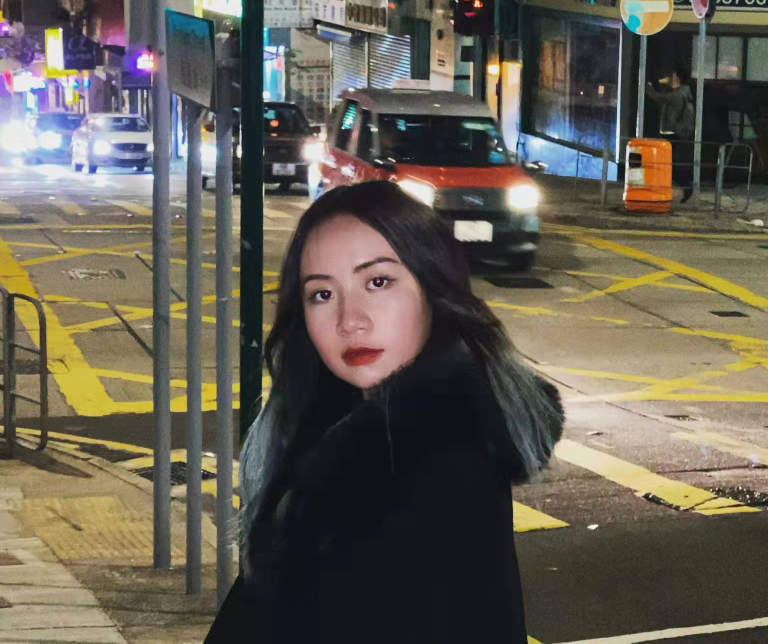
%> input picture Project3/3.snow/trans.jpg, 1536 x 1287 px (shown at 1/2 size)
$ octave snow.m   (GNU Octave 9; MATLAB toolbox functions it lacks are replaced by stand-ins)
%> lines starting %> are read from the running program, lines starting %| are printed output that depends on the picture; in (x1, y1, x2, y2) boxes, pixels count from 0 and x2, y2 are one past the last pixel; in counts of white or black regions, pixels touching at a corner belong together; the program's own positions count from 1
img = imread('trans.jpg');
%> img is the input picture: size 1287x1536x3 uint8; mean R, G, B 100.8, 94.8, 82.7
ref = imread('ref_1.png');
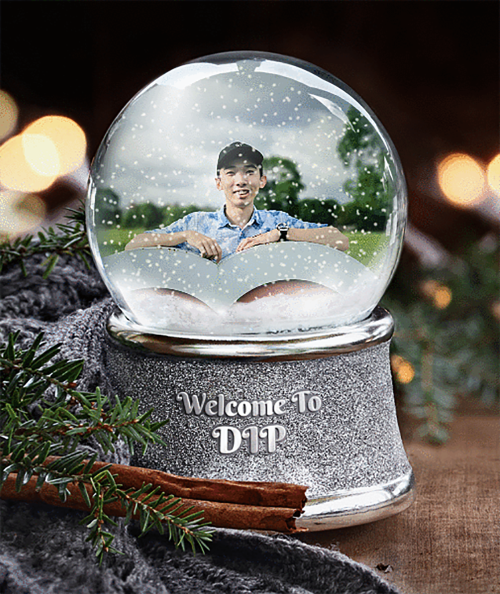
%> input picture Project3/3.snow/ref_1.png, 1000 x 1188 px (shown at 1/2 size)
%> ref is the input picture: size 1188x1000x3 uint8; mean R, G, B 101.4, 97.4, 91.9
black = imread('black_1.png');
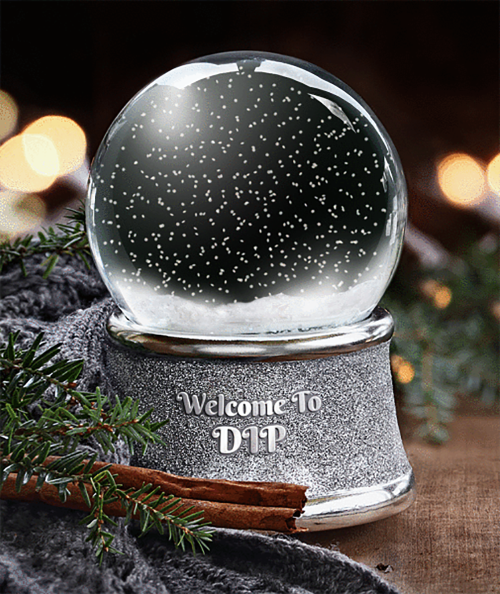
%> input picture Project3/3.snow/black_1.png, 1000 x 1188 px (shown at 1/2 size)
%> black is the input picture: size 1188x1000x3 uint8; mean R, G, B 82.4, 77.3, 72.3
img = im2double(img);
%> img: size 1287x1536x3 double
ref = im2double(ref);
%> ref: size 1188x1000x3 double
black = im2double(black);
%> black: size 1188x1000x3 double

% Mask Generate
[height, width, ~] = size(ref);
%> height = 1188; width = 1000
ROI = [160,823,93,627];
ROI_mask = zeros(height, width);
ROI_mask(ROI(3):ROI(4), ROI(1):ROI(2)) = 1;
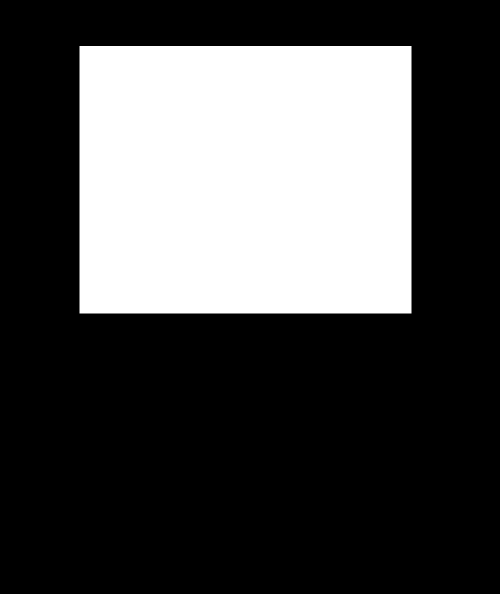
%> ROI_mask: size 1188x1000 double (shown at 1/2 size); values 0 (black) and 1 (white), 29.9% white; 1 white region, box (x1, y1, x2, y2) and area: (159, 92, 823, 627) 355240
BW_mask = load('BW.mat').BW;
mask = BW_mask .* ROI_mask;
mask = ~(bwareaopen(~mask, 64, 8));

% Edge Feather
mask_init = mask;
se = strel('disk', 60);
mask_edge = mask - imerode(mask, se);
fs = fspecial('gaussian', [30,30], 30);
mask_edge = Normalize(imfilter(mask_edge, fs));
se = strel('disk', 30);
mask = imerode(mask, se) + mask_edge;
mask(mask > 1) = 1;
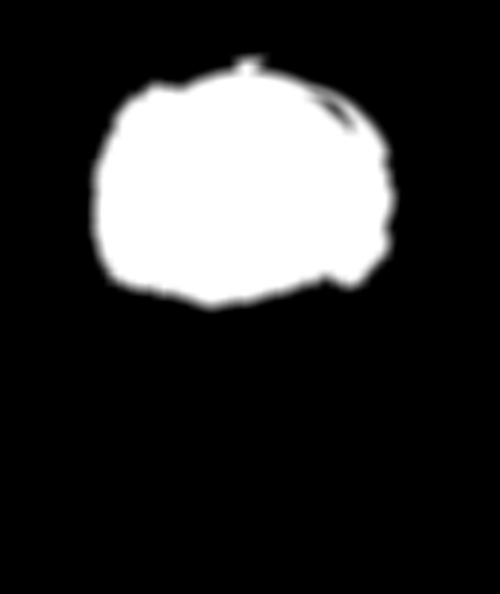
%> mask: size 1188x1000 double (shown at 1/2 size); min 0, max 1, mean 0.192

% % Snow Generate
mask_snow = zeros(height, width);
amount = fix(height * width * 0.002);
%> amount = 2376
for j=1:amount
    x = randi(height,1,1);
    y = randi(width,1,1);
    mask_snow(x,y)=1;
end
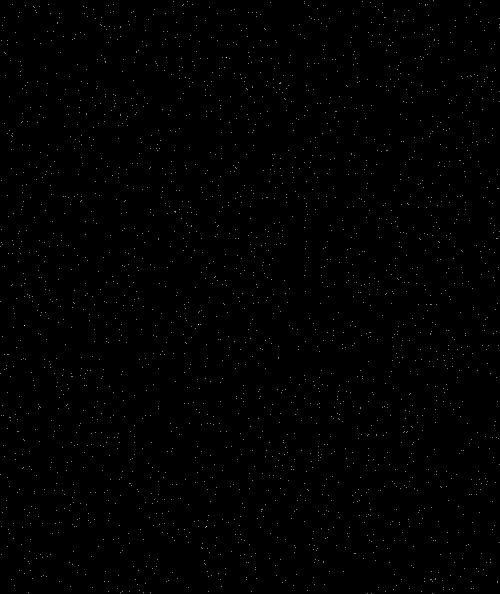
%> mask_snow: size 1188x1000 double (shown at 1/2 size); values 0 (black) and 1 (white), 0.2% white in thin lines or dots
mask_snow = mask_snow .* mask_init;
se = strel('disk', 2);
mask_snow = imdilate(mask_snow, se);
fs = fspecial('gaussian', [3,3], 5);
mask_snow = imfilter(mask_snow, fs);

% Image Transfer
pic_region = [163,823,93,646];
img = imresize(img, [pic_region(4)-pic_region(3)+1 pic_region(2)-pic_region(1)+1],'bicubic');
%> img: size 554x661x3 double
result = zeros(height, width, 3);
result(pic_region(3):pic_region(4), pic_region(1):pic_region(2), :) = img;
result = result .* mask;
result = result + (1 - mask) .* black;
result = result + mask_snow * 0.5;
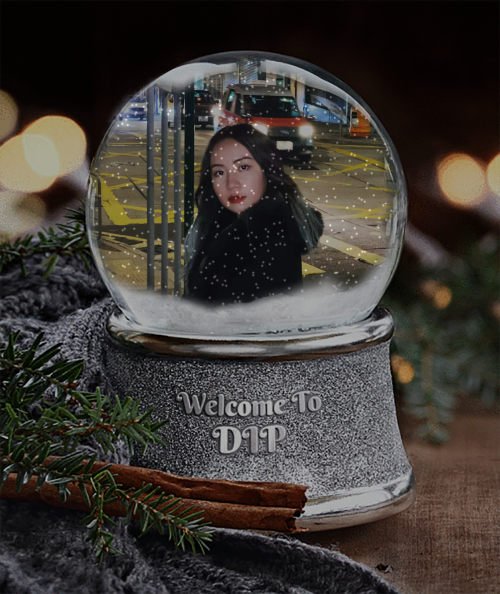
%> result: size 1188x1000x3 double (shown at 1/2 size); mean R, G, B 0.354, 0.326, 0.298; drawn with min black and max white
imshow(result);
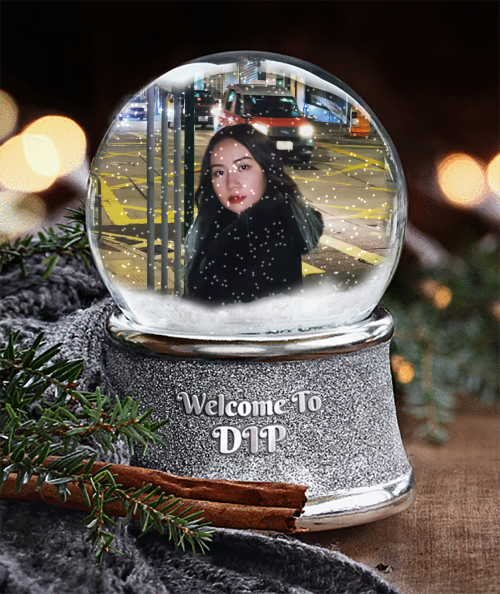
%> displayed picture: size 1188x1000x3, on the screen's scale of 0 to 255 (shown at 1/2 size); mean R, G, B 90.3, 83.2, 75.9
imwrite(result, 'result_snow.png');

function results = Normalize(Image)
    maxNum = max(max(Image));
    minNum = min(min(Image));
    results = (Image - minNum) / (maxNum - minNum);
end
